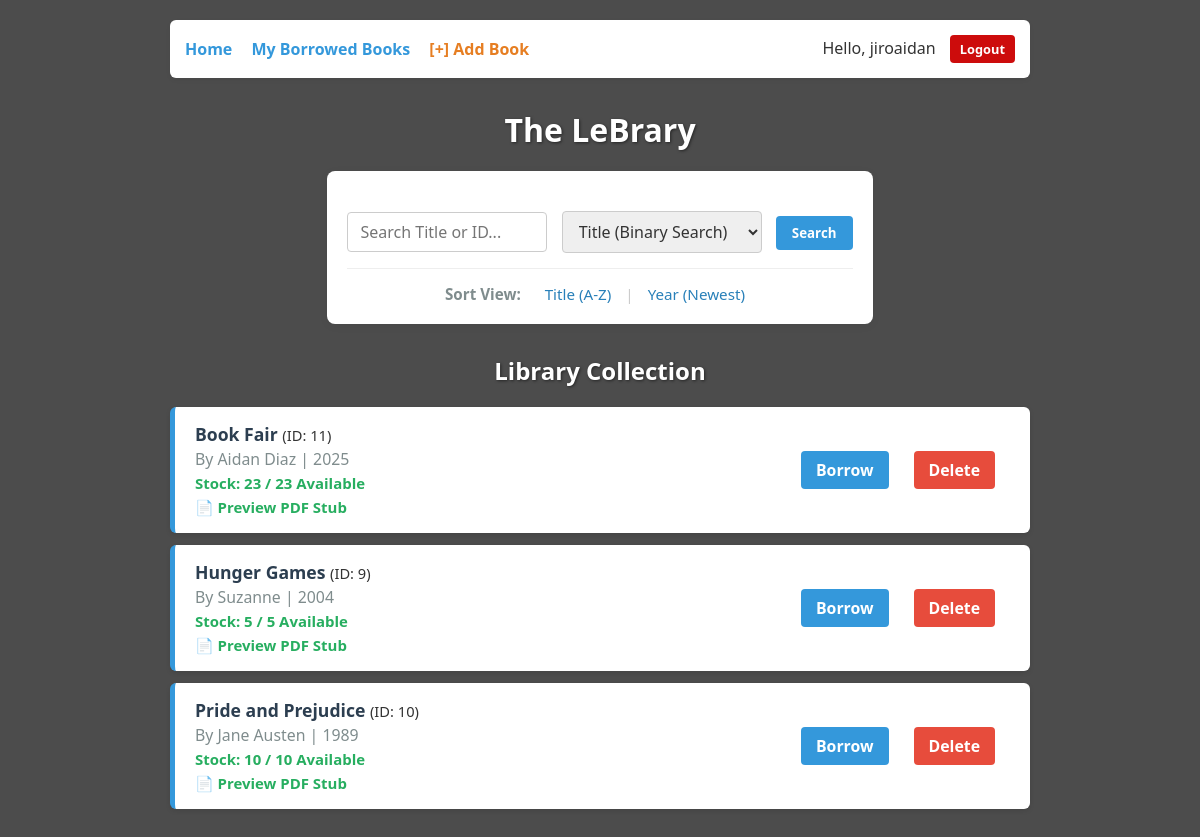
The app's page / (signed in) with its own data.
### library_app/models.py (models this page shows, shortened)
class Book(models.Model):
    title = models.CharField(max_length=200)
    author = models.CharField(max_length=200)
    year = models.IntegerField()
    pdf_stub = models.FileField(upload_to='books/', blank=True, null=True)
    quantity = models.IntegerField(default=3)
    @property
    def available_stock(self):
        active_borrows = self.borrowing_set.count()
        return self.quantity - active_borrows

### library_app/views.py (the view, shortened to what this page needs)
# urls.py: path('', views.library_home, name='library_home'),
@login_required
def library_home(request):
    all_books = list(Book.objects.all())
    query = request.GET.get('q')
    search_type = request.GET.get('type')
    sort_by = request.GET.get('sort')
    direction = request.GET.get('dir', 'asc')
    books_to_display = []
    message = ""
    if query:
        if search_type == 'id':
            try:
                target_id = int(query)
                book_map = build_id_hash_map(all_books)
                if target_id in book_map:
                    books_to_display = [book_map[target_id]]
                else:
                    message = "Book ID not found."
            except ValueError:
                message = "Invalid ID."
        elif search_type == 'title':
            sorted_books = merge_sort(all_books, key='title')
            result = binary_search(sorted_books, query)
            if result:
                books_to_display = [result]
            else:
                books_to_display = [b for b in sorted_books if query.lower() in b.title.lower()]
                if not books_to_display:
                    message = "No exact match found."
                    books_to_display = sorted_books[:5]
    else:
        if sort_by == 'year':
            root = None
            for book in all_books:
                root = insert_bst(root, book)
            books_to_display = []
            if direction == 'desc':
                reverse_inorder_traversal(root, books_to_display)
                message = "Sorted by Year: Newest First"
            else:
                inorder_traversal(root, books_to_display)
                message = "Sorted by Year: Oldest First"
        else:
            books_to_display = merge_sort(all_books, key='title')
    next_title_dir = 'desc' if sort_by == 'title' and direction == 'asc' else 'asc'
    next_year_dir = 'asc' if sort_by == 'year' and direction == 'desc' else 'desc'
    return render(request, 'library_app/library.html', {
        'books': books_to_display,
        'message': message,
        'current_sort': sort_by,
        'current_dir': direction,
        'next_title_dir': next_title_dir,
        'next_year_dir': next_year_dir
    })

### library_app/algo.py (called while the page is built)
def merge_sort(books, key='title', reverse=False):
    if len(books) <= 1:
        return books
    mid = len(books) // 2
    left = merge_sort(books[:mid], key, reverse)
    right = merge_sort(books[mid:], key, reverse)
    return merge(left, right, key, reverse)

def merge(left, right, key, reverse):
    result = []
    i = j = 0
    while i < len(left) and j < len(right):
        val_left = getattr(left[i], key)
        val_right = getattr(right[j], key)
        if isinstance(val_left, str): val_left = val_left.lower()
        if isinstance(val_right, str): val_right = val_right.lower()
        if reverse:
            condition = val_left > val_right
        else:
            condition = val_left < val_right
        if condition:
            result.append(left[i])
            i += 1
        else:
            result.append(right[j])
            j += 1
    result.extend(left[i:])
    result.extend(right[j:])
    return result

### library_app/templates/library_app/library.html (shortened to what this page needs)
{% extends 'base.html' %}
{% block content %}
<div style="text-align: center; margin-bottom: 30px;">
    <h1>The LeBrary</h1>
    <div class="search-container" style="background: white; padding: 20px; border-radius: 8px; display: inline-block; box-shadow: 0 2px 10px rgba(0,0,0,0.05);">
        <form method="get" style="margin-bottom: 15px;">
            <input type="text" name="q" placeholder="Search Title or ID..." value="{{ request.GET.q }}">
            <select name="type">
                <option value="title">Title (Binary Search)</option>
            </select>
            <button type="submit">Search</button>
        </form>
        <div style="border-top: 1px solid #eee; margin: 15px 0;"></div>
        <div style="font-size: 0.95em;">
            <span style="font-weight: bold; color: #7f8c8d; margin-right: 10px;">Sort View:</span>
            <a href="{% url 'library_home' %}?sort=title&dir={{ next_title_dir }}"
               class="sort-link {% if current_sort == 'title' %}active{% endif %}">
                Title
                {% if current_sort == 'title' %}
                    {% if current_dir == 'asc' %}(A-Z) &#8595;{% else %}(Z-A) &#8593;{% endif %}
                {% else %}
                    (A-Z)
                {% endif %}
            </a>
            <span style="color: #ccc;">|</span>
            <a href="{% url 'library_home' %}?sort=year&dir={{ next_year_dir }}"
               class="sort-link {% if current_sort == 'year' %}active{% endif %}">
                Year
                {% if current_sort == 'year' %}
                    {% if current_dir == 'desc' %}(Newest) &#8595;{% else %}(Oldest) &#8593;{% endif %}
                {% else %}
                    (Newest)
                {% endif %}
            </a>
        </div>
    </div>
</div>
<h2>Library Collection</h2>
{% for book in books %}
    <div class="book-card">
        <div style="display:flex; justify-content:space-between; align-items:center;">
            <div>
                <strong>{{ book.title }}</strong> <small>(ID: {{ book.id }})</small><br>
                <span style="font-size: 0.9em; color: #7f8c8d;">By {{ book.author }} | {{ book.year }}</span>
                <br>
                <span class="stock-status {% if book.available_stock > 0 %}stock-ok{% else %}stock-out{% endif %}">
                    Stock: {{ book.available_stock }} / {{ book.quantity }} Available
                </span>
                {% if book.pdf_stub %}
                    <br>
                    <a href="{{ book.pdf_stub.url }}" target="_blank" style="font-size: 0.85em; color: #27ae60; text-decoration: none;">
                        📄 Preview PDF Stub
                    </a>
                {% endif %}
            </div>
            <div style="display: flex; gap: 10px;">
                {% if book.available_stock > 0 %}
                    <a href="{% url 'borrow_book' book.id %}" class="borrow-btn">Borrow</a>
                {% else %}
                    <button disabled style="background: #95a5a6; color: white; border:none; padding: 8px 15px; border-radius: 4px; cursor: not-allowed;">
                        Out of Stock
                    </button>
                {% endif %}
                {% if user.is_staff %}
                    <a href="{% url 'delete_book' book.id %}"
                       class="delete-btn"
                       onclick="return confirm('Are you sure you want to delete {{ book.title }}?');">
                       Delete
                    </a>
                {% endif %}
            </div>
        </div>
    </div>
{% empty %}
    <p style="text-align: center; margin-top: 30px; color: #7f8c8d;">No books available in the library.</p>
{% endfor %}
{% endblock %}

### library_app/templates/base.html (shortened to what this page needs)
{% load static %}
<!DOCTYPE html>
<html>
<head>
    <link rel="stylesheet" href="{% static 'library_app/dashboard.css' %}">
</head>
<body>
    <nav>
        <div>
            <a href="{% url 'library_home' %}">Home</a>
            {% if user.is_authenticated %}
                <a href="{% url 'my_books' %}">My Borrowed Books</a>
                {% if user.is_staff %}
                    <a href="{% url 'add_book' %}" style="color: #e67e22;">[+] Add Book</a>
                {% endif %}
            {% endif %}
        </div>
        <div>
            {% if user.is_authenticated %}
                <span>Hello, {{ user.username }}</span>
                <form action="{% url 'logout' %}" method="post" style="display:inline; margin-left: 10px;">
                    <button type="submit" style="background-color: #cd0c0c; padding: 5px 10px; font-size: 0.8em;">Logout</button>
                </form>
            {% else %}
                <a href="{% url 'login' %}">Login</a>
                <a href="{% url 'signup' %}">Signup</a>
            {% endif %}
        </div>
    </nav>
    {% block content %}{% endblock %}
</body>
</html>

### library_app/static/library_app/dashboard.css (style rules this page uses)
* { box-sizing: border-box; margin: 0; padding: 0; font-family: 'Segoe UI', Tahoma, Geneva, Verdana, sans-serif; }
body { background: linear-gradient(rgba(0, 0, 0, 0.7), rgba(0, 0, 0, 0.7)), url('/static/images/lib_bg.jpg'); background-size: cover; background-position: center center; background-attachment: fixed; min-height: 100vh; padding: 20px; max-width: 900px; margin: 0 auto; color: #ecf0f1; }
h1, h2, h3 { text-align: center; margin-bottom: 20px; color: #ffffff; font-weight: 700; text-shadow: 1px 1px 3px rgba(0,0,0,0.5); }
nav, .search-container, .book-card, .form-container { background-color: white; color: #333 !important; }
.form-container h2, .book-card strong, .book-card h3 { color: #2c3e50; text-shadow: none; }
nav { padding: 15px; border-radius: 6px; margin-bottom: 30px; box-shadow: 0 2px 5px rgba(0,0,0,0.05); display: flex; justify-content: space-between; align-items: center; }
a { color: #3498db; text-decoration: none; margin-right: 15px; transition: color 0.3s ease; font-weight: 600; }
form { margin: 20px 0; text-align: center; }
input[type="text"], select { padding: 8px 12px; font-size: 1em; border: 1.5px solid #ccc; border-radius: 4px; margin-right: 10px; width: 200px; max-width: 80vw; transition: border-color 0.3s ease; color: #333; }
button { padding: 8px 16px; background-color: #3498db; border: none; color: white; font-weight: 600; border-radius: 4px; cursor: pointer; transition: background-color 0.3s ease; }
ul li, .book-card { background-color: white; margin-bottom: 12px; padding: 15px 20px; border-radius: 6px; box-shadow: 0 2px 5px rgba(0,0,0,0.1); font-size: 1.1em; border-left: 5px solid #3498db; }
.borrow-btn { background-color: #3498db; color: white; padding: 8px 15px; border-radius: 4px; font-size: 0.9em; font-weight: 600; text-decoration: none; transition: background 0.3s; }
.delete-btn { background-color: #e74c3c; color: white; padding: 8px 15px; border-radius: 4px; font-size: 0.9em; font-weight: 600; text-decoration: none; transition: background 0.3s; }
.sort-link { margin: 0 10px; color: #2980b9; text-decoration: none; font-weight: normal; cursor: pointer; }
.stock-status { font-size: 0.85em; font-weight: bold; }
.stock-ok { color: #27ae60; }

### records on screen
Book: title "Book Fair", id "11", author "Aidan Diaz", year "2025", available_stock "23", quantity "23", shows "Borrow"
Book: title "Hunger Games", id "9", author "Suzanne", year "2004", available_stock "5", quantity "5", shows "Borrow"
Book: title "Pride and Prejudice", id "10", author "Jane Austen", year "1989", available_stock "10", quantity "10", shows "Borrow"

### other values on screen
{{ user.username }} "jiroaidan"
